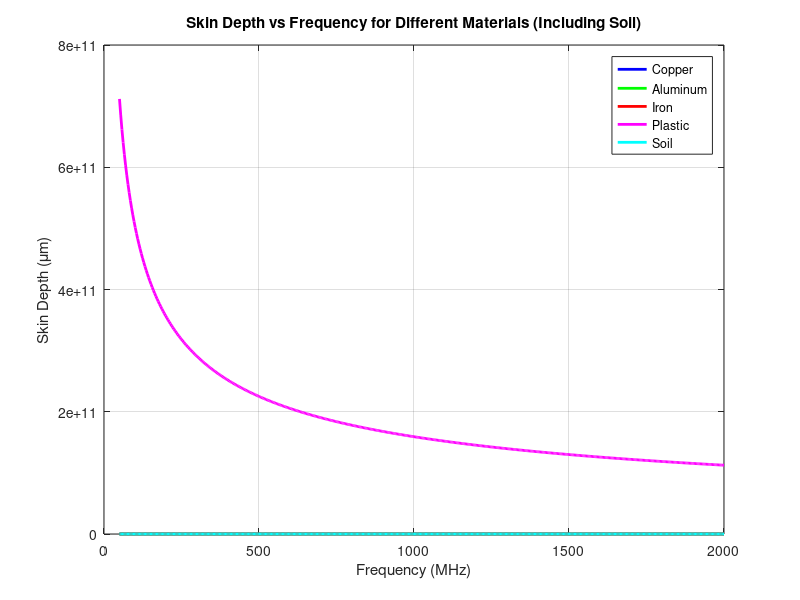

Source code (MATLAB):
% MATLAB Code for Skin Depth Calculation and Plot (Including Soil)

% Constants
mu_0 = 4 * pi * 1e-7;  % Permeability of free space (H/m)

% Conductivity (S/m)
sigma_copper = 5.96e7;
sigma_aluminum = 3.77e7;
sigma_iron = 1e7;
sigma_plastic = 1e-14;  % Very low conductivity for plastic
sigma_soil = 5e-3;      % Average conductivity for soil

% Relative permeability for iron
mu_r_iron = 1000;  % Iron has a higher relative permeability

% Frequency range (50 MHz to 2 GHz)
frequencies = linspace(50e6, 2e9, 500);

% Skin depth function
skin_depth = @(f, mu, sigma) 1 ./ sqrt(pi * f * mu * sigma);

% Calculate skin depths for different materials
skin_depth_copper = skin_depth(frequencies, mu_0, sigma_copper);
skin_depth_aluminum = skin_depth(frequencies, mu_0, sigma_aluminum);
skin_depth_iron = skin_depth(frequencies, mu_0 * mu_r_iron, sigma_iron);
skin_depth_plastic = skin_depth(frequencies, mu_0, sigma_plastic);
skin_depth_soil = skin_depth(frequencies, mu_0, sigma_soil);

% Convert frequencies to MHz and skin depth to micrometers for plotting
frequencies_mhz = frequencies / 1e6;
skin_depth_copper_um = skin_depth_copper * 1e6;
skin_depth_aluminum_um = skin_depth_aluminum * 1e6;
skin_depth_iron_um = skin_depth_iron * 1e6;
skin_depth_plastic_um = skin_depth_plastic * 1e6;
skin_depth_soil_um = skin_depth_soil * 1e6;

% Plotting
figure;
plot(frequencies_mhz, skin_depth_copper_um, 'b-', 'LineWidth', 2); hold on;
plot(frequencies_mhz, skin_depth_aluminum_um, 'g-', 'LineWidth', 2);
plot(frequencies_mhz, skin_depth_iron_um, 'r-', 'LineWidth', 2);
plot(frequencies_mhz, skin_depth_plastic_um, 'm-', 'LineWidth', 2);
plot(frequencies_mhz, skin_depth_soil_um, 'c-', 'LineWidth', 2);

% Labels and title
xlabel('Frequency (MHz)');
ylabel('Skin Depth (\mum)');
title('Skin Depth vs Frequency for Different Materials (Including Soil)');
legend('Copper', 'Aluminum', 'Iron', 'Plastic', 'Soil');
grid on;

